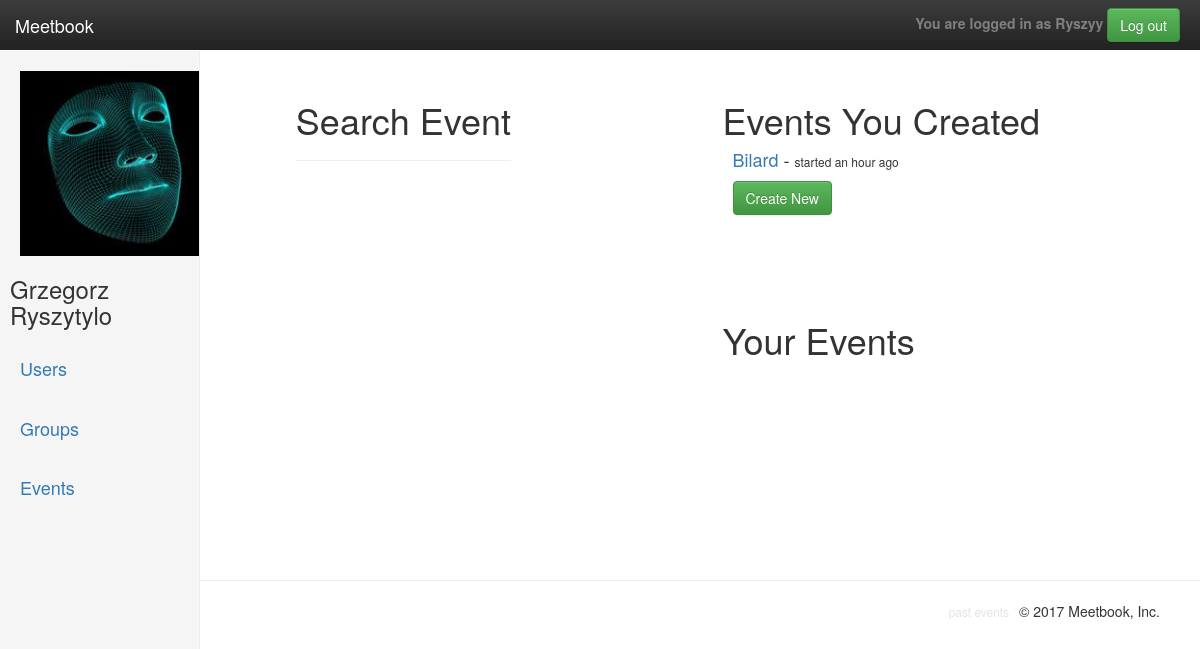
/events_list (signed in), run on the app's committed database.
### profiles/models.py (models this page shows, shortened)
class UserProfile(models.Model):
    user_auth = models.OneToOneField(User, primary_key=True, on_delete=models.CASCADE)
    location = models.ForeignKey(Location, null=True, blank=True, on_delete=models.CASCADE)
    slug = models.SlugField(blank=True)
    picture = models.ImageField(upload_to=upload_location, null=True, blank=True)
    friends = models.ManyToManyField('self',
                                     blank=True)
    pending = models.ManyToManyField('self',
                                     blank=True,
                                     through="Invite",
                                     through_fields=('r_to', 'r_from'),
                                     symmetrical=False)
    bio = models.TextField(blank=True, null=True)
    time = models.ManyToManyField("profiles.FreeTime",
                                  blank=True)

class Event(models.Model):
    name = models.CharField(max_length=120)
    location = models.ForeignKey(Location)
    date = models.DateTimeField(auto_now=False, auto_now_add=False, blank=True, null=True)
    intrest = models.ForeignKey(Intrest)
    members = models.ManyToManyField(UserProfile, blank=True)
    slug = models.SlugField(blank=True)
    creator = models.ForeignKey(UserProfile, related_name="creator", blank=True, null=True)
    group = models.ForeignKey(GroupProfile, blank=True, null=True)
    cost = models.IntegerField(blank=True, null=True)
    def __str__(self):
        return self.name

### profiles/views/cbv/event_crud.py (the view)
# urls.py: url(r'^events_list$', EventsList.as_view(), name="events_list"),
class EventsList(ListView):
    model = Event
    template_name = 'events_list.html'
    context_object_name = 'events_list'
    def get_context_data(self, **kwargs):
        context = super(EventsList, self).get_context_data(**kwargs)
        profile = UserProfile.objects.get(user_auth=self.request.user)
        created_events = Event.objects.filter(Q(creator=profile), Q(group=None) , Q(date__gte=datetime.datetime.now() - datetime.timedelta(days=3))).order_by('date')
        member_of_event = Event.objects.filter(Q(members=profile), Q(group=None) , Q(date__gte=datetime.datetime.now() - datetime.timedelta(days=3))).exclude(creator=profile).order_by('date')
        events = Event.objects.filter(Q(group=None), Q(date__gte=datetime.datetime.now() - datetime.timedelta(days=3))).exclude(members=profile).exclude(creator=profile).order_by('date')
        context['events_list'] = events
        context['member_of_event'] = member_of_event
        context['created_events'] = created_events
        context['profile'] = profile
        return context

### templates/events_list.html (shortened to what this page needs)
{% extends "basebase.html" %}
{% load crispy_forms_tags %}
{% load humanize %}
{% block sidepicture %}
	{% if user.is_authenticated %}
		{% if profile.picture %}
			<a href="{% url 'user_detail' profile.slug %}"><img src="{{ profile.picture.url }}" width="185" height="185"></a>
		{% else %}
			<a href="{% url 'user_detail' profile.slug %}"><img src="\media\default\defaultuser.png" width="185" height="185"></a>
		{% endif %}
	{% endif %}
{% endblock %}
{% block content %}
	<div class="col-md-12 col-md-offset-2" style="float: left;">
		<h1>Search Event</h1>
		<hr>
</div>
{% endblock %}
{% block friends %}
<div style="margin-top: 10px; float: right; padding: 20px ; margin-right: 140px">
	<h1>Events You Created</h1>
	<div style="padding-left: 10px; min-height: 150px">
		{% for event in created_events %}
			<p><h4 style="display: inline"><a href="{% url 'event_detail' event.slug %}">{{event|capfirst}}</a> - </h4><h6 style="display: inline">
			{% if event.date|naturalday == 'today' %}
				{% if 'ago' in event.date|naturaltime %}
					started {{event.date|naturaltime}}
				{% endif %}
			{% else %}
				{{event.date|naturalday}}
			{% endif %}
		</h6></p>
	{% endfor %}
	<div style="margin-left: auto;">
		<a href="{% url 'event_create' %}" >
			<button type="submit" class="btn btn-success">Create New</button>
		</a>
	</div>
</div>
<h1>Your Events</h1>
</div>
{% endblock %}
{% block footer %}
<li style="float: right; padding-right: 10px;"><small><a id="footer" href="{% url 'past_events' %}">past events</a></small></li>
{% endblock %}

### templates/basebase.html (shortened to what this page needs)
{% load static %}
{% load crispy_forms_tags %}
<!DOCTYPE html>
<html lang="en">
	<head>
		<link rel="stylesheet" href="https://maxcdn.bootstrapcdn.com/bootstrap/3.3.7/css/bootstrap.min.css">
		<link rel="stylesheet" href="https://maxcdn.bootstrapcdn.com/bootstrap/3.3.7/css/bootstrap-theme.min.css">
		<link rel="stylesheet" href="{% static 'css/main.css' %}">
		<link rel="stylesheet" href="{% static 'css/index_sidebar.css' %}">
	</head>
	<body>
		<nav class="navbar navbar-inverse navbar-fixed-top">
			<div class="container-fluid">
				<div class="navbar-header">
					<a class="navbar-brand" href="{% url 'welcome' %}">Meetbook</a>
				</div>
				{% if user.is_authenticated %}
					<div id="navbar" class="navbar-collapse collapse" style="padding-right: 20px">
						<ul class="nav navbar-nav navbar-right">
							<li>
								<form class="navbar-form navbar-right" action="{% url 'logout' %}">
									<strong style="color:gray;">You are logged in as {{ user.username|capfirst }}</strong>
									<button type="submit" class="btn btn-success">Log out</button>
								</form>
							</li>
						</ul>
					</div>
				{% endif %}
			</div>
		</nav>
		<div class="container-fluid" style="min-height: 510px;">
			<div class="row">
				{% if user.is_authenticated %}
					<div class="col-sm-3 col-md-2 sidebar">
						<ul class="nav nav-sidebar">
							<li>
								<div style="padding-left: 20px">
									{% block sidepicture %}
									{% endblock %}
								</div>
								{% if user.first_name and user.last_name %}
									<h3 style="padding-left: 10px;">{{ user.first_name }} {{ user.last_name }}</h3>
								{% endif %}
							</li>
							<li><a href="{% url 'users_list' %}"><h4>Users</h4></a></li>
							<li><a href="{% url 'groups_list' %}"><h4>Groups</h4></a></li>
							<li><a href="{% url 'events_list' %}"><h4>Events</h4></a></li>
						</ul>
					</div>
				{% endif %}
				<div class="col-md-offset-2" style="padding-top: 30px; padding-left: 40px;float: left;">
					{% block content %}
					{% endblock %}
				</div>
				{% if user.is_authenticated %}
					{% block friends %}
					{% endblock %}
					</div>
				{% endif %}
			</div>
		<hr>
		<footer style="float: right; padding-right: 40px;">
			<ul style=" list-style-type: none;">
				<li style = "float: right;"><p>&copy; 2017 Meetbook, Inc.</p></li>
				{% block footer %}
				{% endblock %}
			</ul>
		</footer>
	</body>
</html>

### static/css/main.css (style rules this page uses)
body { padding-top: 50px; }
.navbar-fixed-top { border: 0; }
.sidebar { display: none; }
@media (min-width: 768px) { .sidebar { position: fixed; top: 51px; bottom: 0; left: 0; z-index: 1000; display: block; padding: 20px; overflow-x: hidden; overflow-y: auto; background-color: #f5f5f5; border-right: 1px solid #eee; } }
.nav-sidebar { margin-right: -21px; margin-bottom: 20px; margin-left: -20px; }
.nav-sidebar > li > a { padding-right: 20px; padding-left: 20px; }

### static/css/index_sidebar.css (style rules this page uses)
body { padding-top: 50px; }
.navbar-fixed-top { border: 0; }
.sidebar { display: none; }
@media (min-width: 768px) { .sidebar { position: fixed; top: 51px; bottom: 0; left: 0; z-index: 1000; display: block; padding: 20px; overflow-x: hidden; overflow-y: auto; background-color: #f5f5f5; border-right: 1px solid #eee; } }
.nav-sidebar { margin-right: -21px; margin-bottom: 20px; margin-left: -20px; }
.nav-sidebar > li > a { padding-right: 20px; padding-left: 20px; }

### templates/basebase.html (style rules this page uses)
#footer { color: #e3e3e3; }

### data on the page
UserProfile: picture (picture)
Event: name "Bilard", date "an hour ago"

### other printed values
{{ user.username|capfirst }} "Ryszyy"
{{ user.first_name }} "Grzegorz"
{{ user.last_name }} "Ryszytylo"
